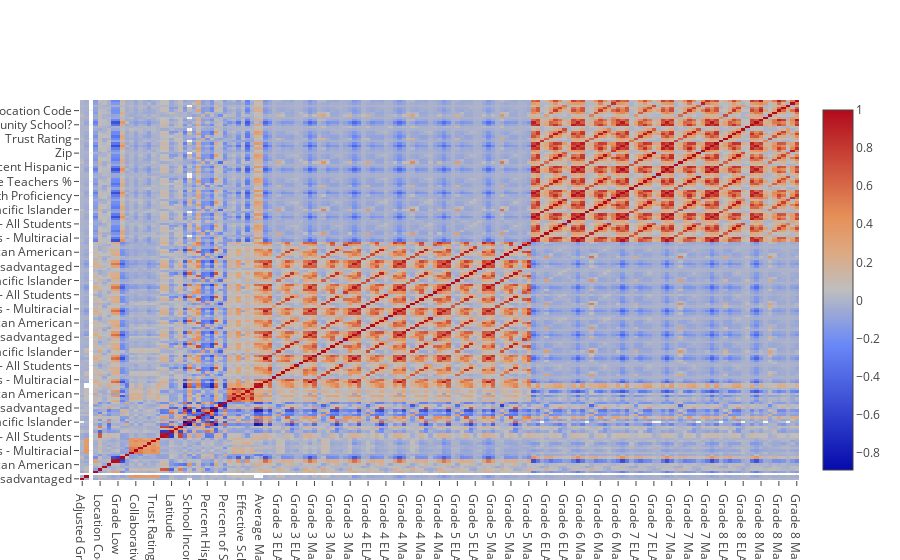

The cell this chart's notebook holds for it:
### Code cell
trace = Heatmap(z=np.array(corr),
                x = df.columns,
               y = df.columns[::-1])
data=[trace]
iplot(data)

### Figure 1 — Plotly figure (JSON) as saved in the notebook; plotly's stock layout.template omitted (floating-point values rounded to 4 significant figures; data arrays with more than 128 entries replaced by an {"elided": "..."} marker saying what was removed)
{"data": [{"type": "heatmap", "uid": "199bab8a-a351-11e8-ac42-c49deda04bd1", "x": {"elided": "161 str values"}, "y": {"elided": "161 str values"}, "z": {"elided": "161x161 float values"}}], "layout": {}}
